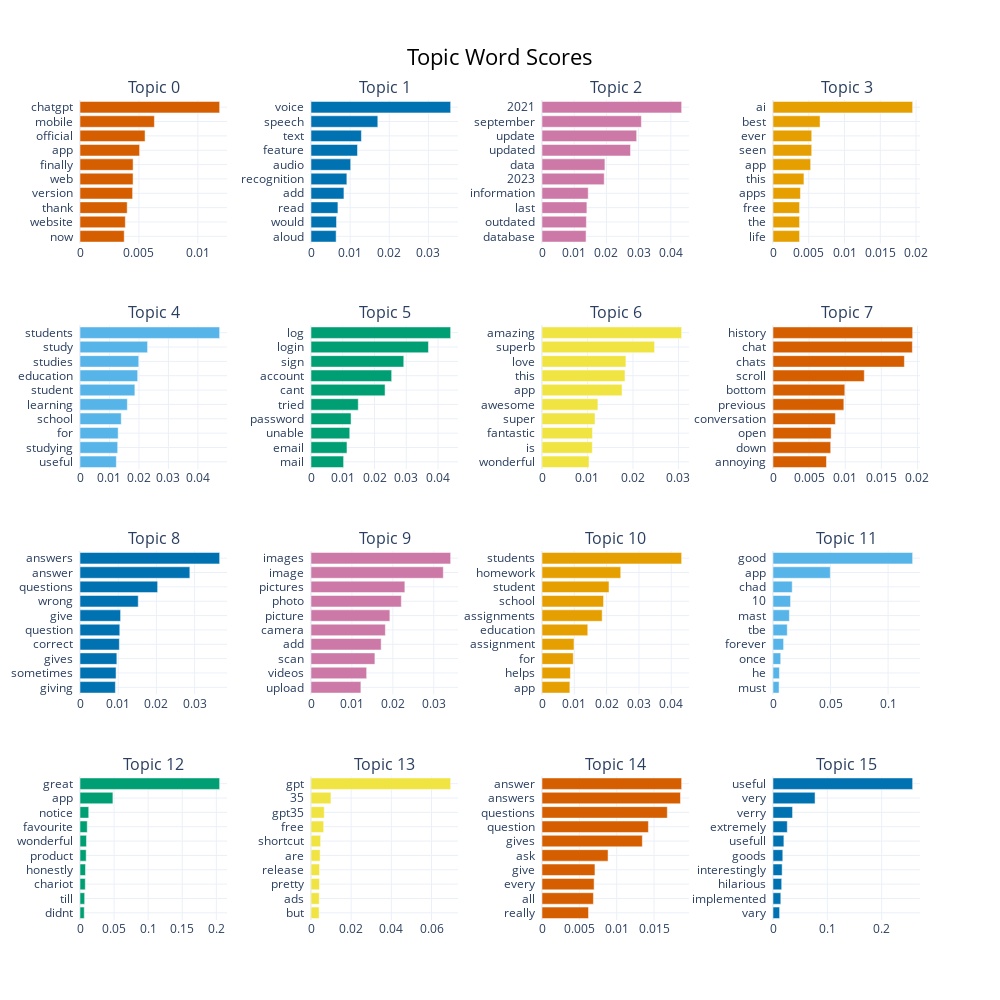

The notebook cell saved with this chart:
### Code cell
topic_model.visualize_barchart(top_n_topics = 16, n_words = 10)

### Figure 1 — Plotly figure (JSON) as saved in the notebook; plotly's stock layout.template omitted (floating-point values rounded to 4 significant figures)
{"data": [{"marker": {"color": "#D55E00"}, "orientation": "h", "type": "bar", "x": [0.003753, 0.003846, 0.004005, 0.004466, 0.004505, 0.004509, 0.005059, 0.005523, 0.006314, 0.01185], "xaxis": "x", "y": ["now  ", "website  ", "thank  ", "version  ", "web  ", "finally  ", "app  ", "official  ", "mobile  ", "chatgpt  "], "yaxis": "y"}, {"marker": {"color": "#0072B2"}, "orientation": "h", "type": "bar", "x": [0.006426, 0.006523, 0.006879, 0.008414, 0.009165, 0.01015, 0.01189, 0.01288, 0.01707, 0.03569], "xaxis": "x2", "y": ["aloud  ", "would  ", "read  ", "add  ", "recognition  ", "audio  ", "feature  ", "text  ", "speech  ", "voice  "], "yaxis": "y2"}, {"marker": {"color": "#CC79A7"}, "orientation": "h", "type": "bar", "x": [0.01368, 0.01378, 0.01393, 0.01436, 0.01932, 0.01954, 0.02749, 0.02939, 0.03086, 0.04336], "xaxis": "x3", "y": ["database  ", "outdated  ", "last  ", "information  ", "2023  ", "data  ", "updated  ", "update  ", "september  ", "2021  "], "yaxis": "y3"}, {"marker": {"color": "#E69F00"}, "orientation": "h", "type": "bar", "x": [0.003715, 0.003715, 0.003715, 0.003836, 0.004326, 0.005264, 0.005415, 0.005415, 0.006581, 0.01953], "xaxis": "x4", "y": ["life  ", "the  ", "free  ", "apps  ", "this  ", "app  ", "seen  ", "ever  ", "best  ", "ai  "], "yaxis": "y4"}, {"marker": {"color": "#56B4E9"}, "orientation": "h", "type": "bar", "x": [0.01233, 0.01278, 0.01295, 0.01399, 0.01606, 0.01861, 0.01957, 0.01993, 0.02293, 0.04737], "xaxis": "x5", "y": ["useful  ", "studying  ", "for  ", "school  ", "learning  ", "student  ", "education  ", "studies  ", "study  ", "students  "], "yaxis": "y5"}, {"marker": {"color": "#009E73"}, "orientation": "h", "type": "bar", "x": [0.01027, 0.01133, 0.01221, 0.01262, 0.01489, 0.02332, 0.02541, 0.02922, 0.03699, 0.04398], "xaxis": "x6", "y": ["mail  ", "email  ", "unable  ", "password  ", "tried  ", "cant  ", "account  ", "sign  ", "login  ", "log  "], "yaxis": "y6"}, {"marker": {"color": "#F0E442"}, "orientation": "h", "type": "bar", "x": [0.01034, 0.01107, 0.0111, 0.01165, 0.01229, 0.0176, 0.01824, 0.01845, 0.02475, 0.0307], "xaxis": "x7", "y": ["wonderful  ", "is  ", "fantastic  ", "super  ", "awesome  ", "app  ", "this  ", "love  ", "superb  ", "amazing  "], "yaxis": "y7"}, {"marker": {"color": "#D55E00"}, "orientation": "h", "type": "bar", "x": [0.007405, 0.00799, 0.00805, 0.008636, 0.009808, 0.009943, 0.01264, 0.01819, 0.0193, 0.01934], "xaxis": "x8", "y": ["annoying  ", "down  ", "open  ", "conversation  ", "previous  ", "bottom  ", "scroll  ", "chats  ", "chat  ", "history  "], "yaxis": "y8"}, {"marker": {"color": "#0072B2"}, "orientation": "h", "type": "bar", "x": [0.009264, 0.009439, 0.009646, 0.0103, 0.01042, 0.01062, 0.01524, 0.02032, 0.02875, 0.03656], "xaxis": "x9", "y": ["giving  ", "sometimes  ", "gives  ", "correct  ", "question  ", "give  ", "wrong  ", "questions  ", "answer  ", "answers  "], "yaxis": "y9"}, {"marker": {"color": "#CC79A7"}, "orientation": "h", "type": "bar", "x": [0.01219, 0.0136, 0.01562, 0.01714, 0.01817, 0.01927, 0.02208, 0.02293, 0.03233, 0.03412], "xaxis": "x10", "y": ["upload  ", "videos  ", "scan  ", "add  ", "camera  ", "picture  ", "photo  ", "pictures  ", "image  ", "images  "], "yaxis": "y10"}, {"marker": {"color": "#E69F00"}, "orientation": "h", "type": "bar", "x": [0.008623, 0.008794, 0.009676, 0.009901, 0.01416, 0.01863, 0.01905, 0.02073, 0.02436, 0.04322], "xaxis": "x11", "y": ["app  ", "helps  ", "for  ", "assignment  ", "education  ", "assignments  ", "school  ", "student  ", "homework  ", "students  "], "yaxis": "y11"}, {"marker": {"color": "#56B4E9"}, "orientation": "h", "type": "bar", "x": [0.005269, 0.005581, 0.006706, 0.009211, 0.01238, 0.01423, 0.01525, 0.0167, 0.04978, 0.1213], "xaxis": "x12", "y": ["must  ", "he  ", "once  ", "forever  ", "tbe  ", "mast  ", "10  ", "chad  ", "app  ", "good  "], "yaxis": "y12"}, {"marker": {"color": "#009E73"}, "orientation": "h", "type": "bar", "x": [0.006254, 0.006845, 0.007756, 0.00806, 0.00907, 0.009507, 0.01062, 0.01279, 0.04827, 0.2049], "xaxis": "x13", "y": ["didnt  ", "till  ", "chariot  ", "honestly  ", "product  ", "wonderful  ", "favourite  ", "notice  ", "app  ", "great  "], "yaxis": "y13"}, {"marker": {"color": "#F0E442"}, "orientation": "h", "type": "bar", "x": [0.004043, 0.004099, 0.004222, 0.004252, 0.004539, 0.004782, 0.006318, 0.006605, 0.009925, 0.06952], "xaxis": "x14", "y": ["but  ", "ads  ", "pretty  ", "release  ", "are  ", "shortcut  ", "free  ", "gpt35  ", "35  ", "gpt  "], "yaxis": "y14"}, {"marker": {"color": "#D55E00"}, "orientation": "h", "type": "bar", "x": [0.006229, 0.006885, 0.006979, 0.00709, 0.008843, 0.01344, 0.01425, 0.01678, 0.01854, 0.0187], "xaxis": "x15", "y": ["really  ", "all  ", "every  ", "give  ", "ask  ", "gives  ", "question  ", "questions  ", "answers  ", "answer  "], "yaxis": "y15"}, {"marker": {"color": "#0072B2"}, "orientation": "h", "type": "bar", "x": [0.01218, 0.01438, 0.016, 0.01684, 0.01802, 0.02004, 0.02629, 0.03599, 0.07743, 0.257], "xaxis": "x16", "y": ["vary  ", "implemented  ", "hilarious  ", "interestingly  ", "goods  ", "usefull  ", "extremely  ", "verry  ", "very  ", "useful  "], "yaxis": "y16"}], "layout": {"annotations": [{"font": {"size": 16}, "showarrow": false, "text": "Topic 0", "x": 0.0875, "xanchor": "center", "xref": "paper", "y": 1, "yanchor": "bottom", "yref": "paper"}, {"font": {"size": 16}, "showarrow": false, "text": "Topic 1", "x": 0.3625, "xanchor": "center", "xref": "paper", "y": 1, "yanchor": "bottom", "yref": "paper"}, {"font": {"size": 16}, "showarrow": false, "text": "Topic 2", "x": 0.6375, "xanchor": "center", "xref": "paper", "y": 1, "yanchor": "bottom", "yref": "paper"}, {"font": {"size": 16}, "showarrow": false, "text": "Topic 3", "x": 0.9125, "xanchor": "center", "xref": "paper", "y": 1, "yanchor": "bottom", "yref": "paper"}, {"font": {"size": 16}, "showarrow": false, "text": "Topic 4", "x": 0.0875, "xanchor": "center", "xref": "paper", "y": 0.725, "yanchor": "bottom", "yref": "paper"}, {"font": {"size": 16}, "showarrow": false, "text": "Topic 5", "x": 0.3625, "xanchor": "center", "xref": "paper", "y": 0.725, "yanchor": "bottom", "yref": "paper"}, {"font": {"size": 16}, "showarrow": false, "text": "Topic 6", "x": 0.6375, "xanchor": "center", "xref": "paper", "y": 0.725, "yanchor": "bottom", "yref": "paper"}, {"font": {"size": 16}, "showarrow": false, "text": "Topic 7", "x": 0.9125, "xanchor": "center", "xref": "paper", "y": 0.725, "yanchor": "bottom", "yref": "paper"}, {"font": {"size": 16}, "showarrow": false, "text": "Topic 8", "x": 0.0875, "xanchor": "center", "xref": "paper", "y": 0.45, "yanchor": "bottom", "yref": "paper"}, {"font": {"size": 16}, "showarrow": false, "text": "Topic 9", "x": 0.3625, "xanchor": "center", "xref": "paper", "y": 0.45, "yanchor": "bottom", "yref": "paper"}, {"font": {"size": 16}, "showarrow": false, "text": "Topic 10", "x": 0.6375, "xanchor": "center", "xref": "paper", "y": 0.45, "yanchor": "bottom", "yref": "paper"}, {"font": {"size": 16}, "showarrow": false, "text": "Topic 11", "x": 0.9125, "xanchor": "center", "xref": "paper", "y": 0.45, "yanchor": "bottom", "yref": "paper"}, {"font": {"size": 16}, "showarrow": false, "text": "Topic 12", "x": 0.0875, "xanchor": "center", "xref": "paper", "y": 0.175, "yanchor": "bottom", "yref": "paper"}, {"font": {"size": 16}, "showarrow": false, "text": "Topic 13", "x": 0.3625, "xanchor": "center", "xref": "paper", "y": 0.175, "yanchor": "bottom", "yref": "paper"}, {"font": {"size": 16}, "showarrow": false, "text": "Topic 14", "x": 0.6375, "xanchor": "center", "xref": "paper", "y": 0.175, "yanchor": "bottom", "yref": "paper"}, {"font": {"size": 16}, "showarrow": false, "text": "Topic 15", "x": 0.9125, "xanchor": "center", "xref": "paper", "y": 0.175, "yanchor": "bottom", "yref": "paper"}], "height": 1000, "hoverlabel": {"bgcolor": "white", "font": {"family": "Rockwell", "size": 16}}, "showlegend": false, "title": {"font": {"color": "Black", "size": 22}, "text": "Topic Word Scores", "x": 0.5, "xanchor": "center", "yanchor": "top"}, "width": 1000, "xaxis": {"anchor": "y", "domain": [0, 0.175], "showgrid": true}, "xaxis10": {"anchor": "y10", "domain": [0.275, 0.45], "showgrid": true}, "xaxis11": {"anchor": "y11", "domain": [0.55, 0.725], "showgrid": true}, "xaxis12": {"anchor": "y12", "domain": [0.825, 1], "showgrid": true}, "xaxis13": {"anchor": "y13", "domain": [0, 0.175], "showgrid": true}, "xaxis14": {"anchor": "y14", "domain": [0.275, 0.45], "showgrid": true}, "xaxis15": {"anchor": "y15", "domain": [0.55, 0.725], "showgrid": true}, "xaxis16": {"anchor": "y16", "domain": [0.825, 1], "showgrid": true}, "xaxis2": {"anchor": "y2", "domain": [0.275, 0.45], "showgrid": true}, "xaxis3": {"anchor": "y3", "domain": [0.55, 0.725], "showgrid": true}, "xaxis4": {"anchor": "y4", "domain": [0.825, 1], "showgrid": true}, "xaxis5": {"anchor": "y5", "domain": [0, 0.175], "showgrid": true}, "xaxis6": {"anchor": "y6", "domain": [0.275, 0.45], "showgrid": true}, "xaxis7": {"anchor": "y7", "domain": [0.55, 0.725], "showgrid": true}, "xaxis8": {"anchor": "y8", "domain": [0.825, 1], "showgrid": true}, "xaxis9": {"anchor": "y9", "domain": [0, 0.175], "showgrid": true}, "yaxis": {"anchor": "x", "domain": [0.825, 1], "showgrid": true}, "yaxis10": {"anchor": "x10", "domain": [0.275, 0.45], "showgrid": true}, "yaxis11": {"anchor": "x11", "domain": [0.275, 0.45], "showgrid": true}, "yaxis12": {"anchor": "x12", "domain": [0.275, 0.45], "showgrid": true}, "yaxis13": {"anchor": "x13", "domain": [0, 0.175], "showgrid": true}, "yaxis14": {"anchor": "x14", "domain": [0, 0.175], "showgrid": true}, "yaxis15": {"anchor": "x15", "domain": [0, 0.175], "showgrid": true}, "yaxis16": {"anchor": "x16", "domain": [0, 0.175], "showgrid": true}, "yaxis2": {"anchor": "x2", "domain": [0.825, 1], "showgrid": true}, "yaxis3": {"anchor": "x3", "domain": [0.825, 1], "showgrid": true}, "yaxis4": {"anchor": "x4", "domain": [0.825, 1], "showgrid": true}, "yaxis5": {"anchor": "x5", "domain": [0.55, 0.725], "showgrid": true}, "yaxis6": {"anchor": "x6", "domain": [0.55, 0.725], "showgrid": true}, "yaxis7": {"anchor": "x7", "domain": [0.55, 0.725], "showgrid": true}, "yaxis8": {"anchor": "x8", "domain": [0.55, 0.725], "showgrid": true}, "yaxis9": {"anchor": "x9", "domain": [0.275, 0.45], "showgrid": true}}}
